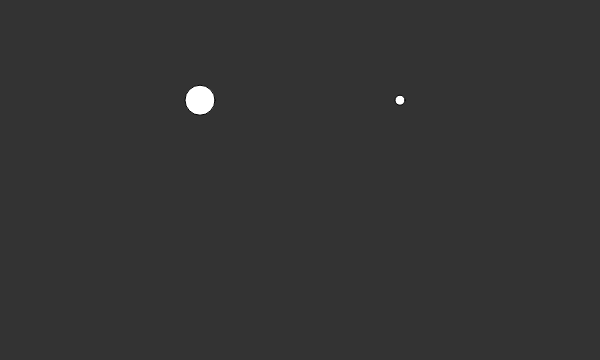
Frame 1 (no input)
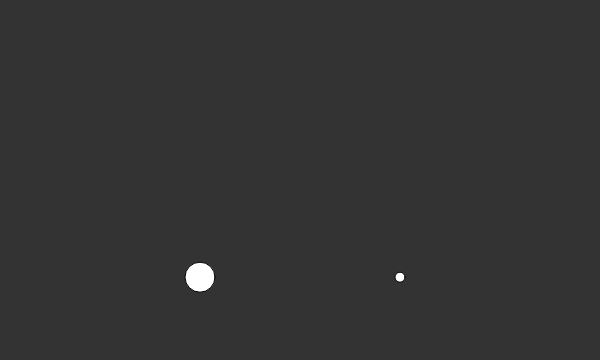
Frame 60 (no input)
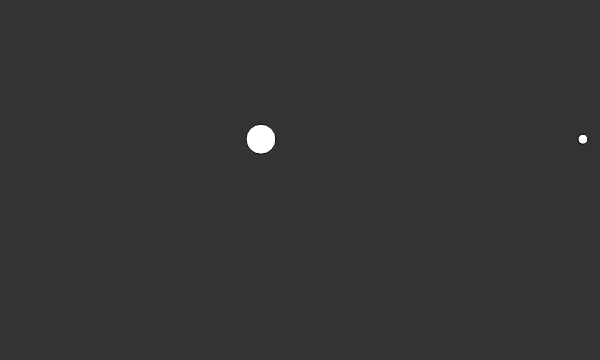
Frame 120 (the mouse pressed at the canvas centre since frame 60)

The p5.js sketch that drew these frames (run headless with seeded random() and noise() and a simulated clock; from frame 60 on, the mouse is pressed at the canvas centre):

// p5.js sketch
// ── sketch.js
let particle1;
let particle2;

function setup() {

  createCanvas(600, 360);
  particle1 = new Particle(200, 100, 3);
  particle2 = new Particle(400, 100, 1);
}

function draw() {

  background(51);
  let wind = createVector(0.1, 0);

  let gravity1 = createVector(0, 0.2 * particle1.mass);
  let gravity2 = createVector(0, 0.2 * particle2.mass);


  particle1.applyForce(gravity1);
  particle2.applyForce(gravity2);

  if (mouseIsPressed) {
    particle1.applyForce(wind);
    particle2.applyForce(wind);
  }

  particle1.update();
  particle1.show();
  particle1.edges();
  particle2.update();
  particle2.show();
  particle2.edges();
}

/*
# Nature_of_Code_p5js

Study files of - Daniel Shiffman's Nature of Code course on:
https://www.kadenze.com/courses/the-nature-of-code/info


More info:
https://github.com/shiffman/The-Nature-of-Code
http://natureofcode.com/

Adding Mass
*/

// ── particle.js
class Particle {

  constructor(x, y, m) {
    this.pos = createVector(x, y);
    this.vel = createVector(0, 0);
    this.acc = createVector(0, 0);
    this.mass = m;
  }

  applyForce(force) {
    let f = force.copy();
    f.div(this.mass);
    this.acc.add(f);
  }

  update() {
    this.vel.add(this.acc);
    this.pos.add(this.vel);

    this.acc.set(0, 0);
  }

  show() {
    fill(255);
    ellipse(this.pos.x, this.pos.y, this.mass * 10, this.mass * 10);
  }

  edges() {
    if (this.pos.y > height) {
      this.vel.y *= -1;
      this.pos.y = height;
    }

    if (this.pos.x > width) {
      this.vel.x *= -1;
      this.pos.x = width;
    }
  }
}

/*
# Nature_of_Code_p5js

Study files of - Daniel Shiffman's Nature of Code course on:
https://www.kadenze.com/courses/the-nature-of-code/info


More info:
https://github.com/shiffman/The-Nature-of-Code
http://natureofcode.com/

Adding Mass
*/
